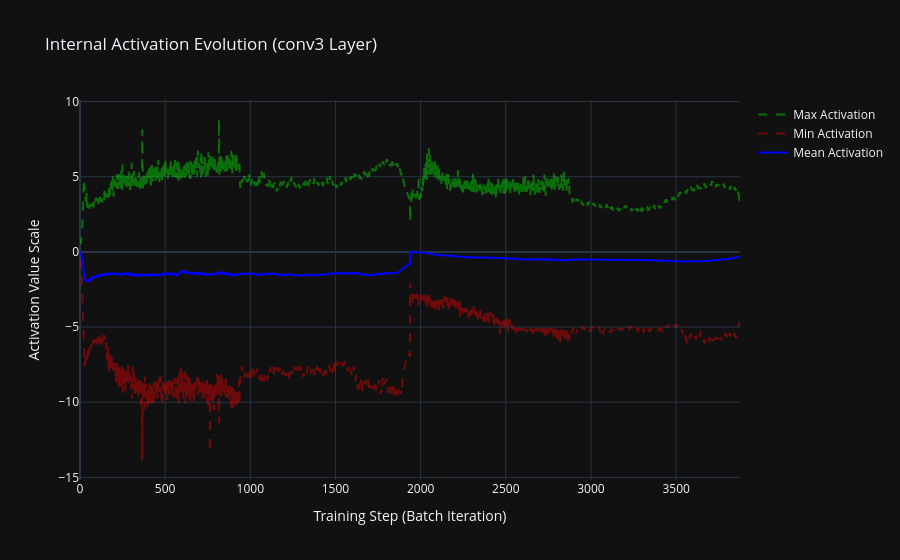

The cell this chart's notebook holds for it:
### Markdown cell above
#### Conv3 activations plot
I chose to record the activations of this layer because it encoded the information in the smallest space ($28\times28$) and it's the layer which produce input to the decoder.

In first model activation fluctuate after first epoch from less than -13 to more than 8

### Code cell
plot_activation_trends(activation_h)

### Figure 1 — Plotly figure (JSON) as saved in the notebook; plotly's stock layout.template omitted (floating-point values rounded to 4 significant figures; data arrays with more than 128 entries replaced by an {"elided": "..."} marker saying what was removed)
{"data": [{"line": {"color": "rgba(0,255,0,0.4)", "dash": "dash"}, "name": "Max Activation", "type": "scatter", "x": {"elided": "3876 int values"}, "y": {"elided": "3876 float values"}}, {"line": {"color": "rgba(255,0,0,0.4)", "dash": "dash"}, "name": "Min Activation", "type": "scatter", "x": {"elided": "3876 int values"}, "y": {"elided": "3876 float values"}}, {"line": {"color": "blue", "width": 2}, "name": "Mean Activation", "type": "scatter", "x": {"elided": "3876 int values"}, "y": {"elided": "3876 float values"}}], "layout": {"hovermode": "x unified", "title": {"text": "Internal Activation Evolution (conv3 Layer)"}, "xaxis": {"title": {"text": "Training Step (Batch Iteration)"}}, "yaxis": {"title": {"text": "Activation Value Scale"}}}}
